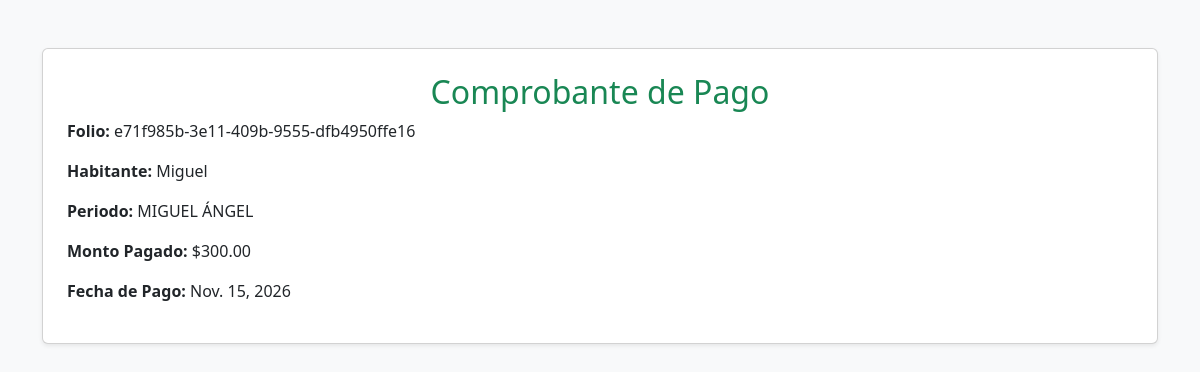
The page /pagos/comprobante/1/ on the database its author committed.
### pagos/models.py (models this page shows, shortened)
class Pago(models.Model):
    cobro = models.ForeignKey(Cobro, on_delete=models.CASCADE)
    monto_pagado = models.DecimalField(max_digits=10, decimal_places=2)
    fecha_pago = models.DateField(auto_now_add=True)
    folio = models.CharField(max_length=100, default=uuid.uuid4, editable=False)

### cobros/models.py (models this page shows, shortened)
class Cobro(models.Model):
    habitante = models.ForeignKey(Habitante, on_delete=models.CASCADE)
    periodo = models.ForeignKey(Periodo, on_delete=models.CASCADE)
    monto = models.DecimalField(max_digits=10, decimal_places=2)
    estado = models.CharField(max_length=20, default="pendiente")

### habitantes/models.py (models this page shows, shortened)
class Habitante(models.Model):
    curp = models.CharField(
        max_length=18,
        unique=True
    )
    nombre = models.CharField(
        max_length=100
    )
    apellido_paterno = models.CharField(
        max_length=100
    )
    apellido_materno = models.CharField(
        max_length=100
    )
    telefono = models.CharField(
        max_length=15
    )
    domicilio = models.CharField(
        max_length=200
    )
    numero_exterior = models.CharField(
        max_length=20
    )
    numero_interior = models.CharField(
        max_length=20,
        blank=True
    )
    codigo_postal = models.CharField(
        max_length=5
    )
    lineas_domicilio = models.IntegerField(
        default=1
    )
    activo = models.BooleanField(
        default=True
    )

### periodos/models.py (models this page shows, shortened)
class Periodo(models.Model):
    nombre = models.CharField(max_length=100)
    fecha_inicio = models.DateField()
    fecha_fin = models.DateField()

### pagos/views.py (the view)
# urls.py: path("comprobante/<int:id>/", comprobante_pago, name="comprobante_pago"),
def comprobante_pago(request, id):
    pago = get_object_or_404(Pago, id=id)
    return render(request, "pagos/comprobante.html", {"pago": pago})

### pagos/templates/pagos/comprobante.html (shortened to what this page needs)
<!DOCTYPE html>
<html lang="es">
<head>
    <link href="https://cdn.jsdelivr.net/npm/bootstrap@5.3.0/dist/css/bootstrap.min.css" rel="stylesheet">
</head>
<body class="bg-light">
    <div class="container mt-5">
        <div class="card p-4 shadow-sm">
            <h2 class="text-success text-center">Comprobante de Pago</h2>
            <p><strong>Folio:</strong> {{ pago.folio }}</p>
            <p><strong>Habitante:</strong> {{ pago.cobro.habitante.nombre }}</p>
            <p><strong>Periodo:</strong> {{ pago.cobro.periodo.nombre }}</p>
            <p><strong>Monto Pagado:</strong> ${{ pago.monto_pagado }}</p>
            <p><strong>Fecha de Pago:</strong> {{ pago.fecha_pago }}</p>
        </div>
    </div>
</body>
</html>

### rows shown on the page
Pago: folio "e71f985b-3e11-409b-9555-dfb4950ffe16", cobro.habitante.nombre "Miguel", cobro.periodo.nombre "MIGUEL ÁNGEL", monto_pagado "300.00", fecha_pago "Nov. 15, 2026"
